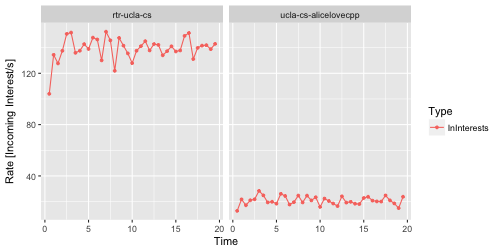

Recreate this plot in R.
# install.packages('ggplot2')
library(ggplot2)
# install.packages('scales')
library(scales)

# install.packages('doBy')
library(doBy)

#########################
# Rate trace processing #
#########################
data = read.table("a1.txt", header=T)
data$Node = factor(data$Node)
data$FaceId <- factor(data$FaceId)
data$Kilobits <- data$Kilobytes * 8
data$Type = factor(data$Type)

# exlude irrelevant types
data = subset(data, Type %in% c("InInterests"))

# combine stats from all faces
data.combined = summaryBy(. ~ Time + Node + Type, data=data, FUN=sum)

data = subset(data.combined, Node %in% c("rtr-ucla-cs", "ucla-cs-alicelovecpp"))

# graph rates on selected nodes in number of incoming interest packets
g.nodes <- ggplot(data) +
  geom_point(aes (x=Time, y=Packets.sum, color=Type), size=1) +
  geom_line(aes (x=Time, y=Packets.sum, color=Type), size=0.5) +
  ylab("Rate [Incoming Interest/s]") +
  facet_wrap(~ Node)

png("a1.png", width=500, height=250)
print(g.nodes)
retval <- dev.off()